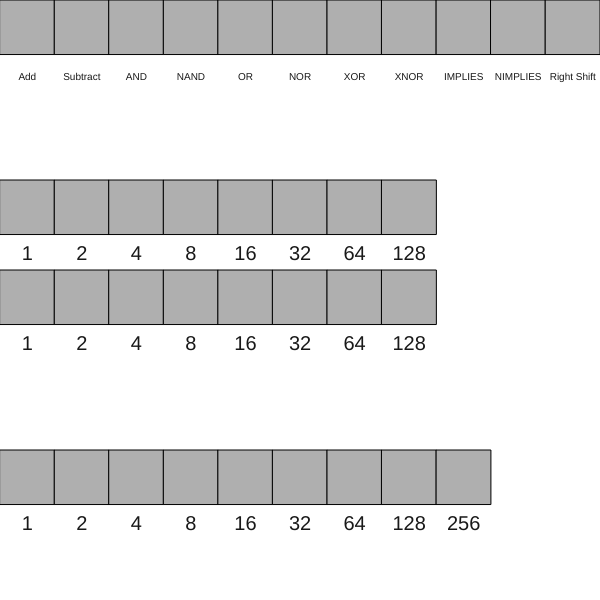
Frame 1 (no input)
Frame 60 (no input): identical to frame 1, image omitted
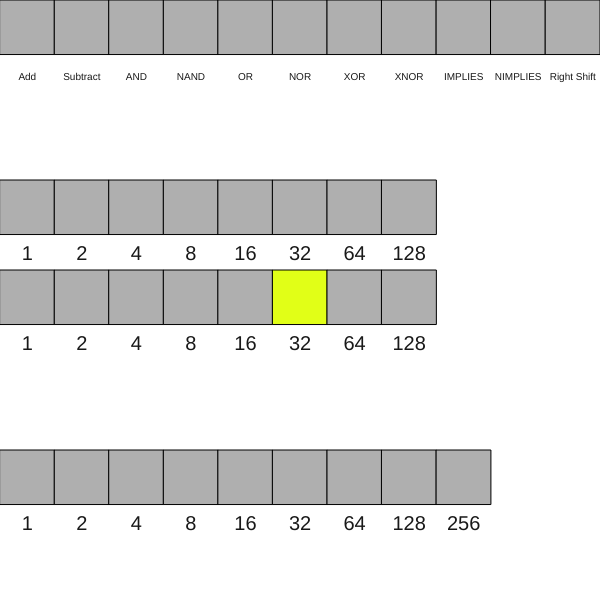
Frame 120 (the mouse pressed at the canvas centre since frame 60)

The p5.js sketch that drew these frames (run headless with seeded random() and noise() and a simulated clock; from frame 60 on, the mouse is pressed at the canvas centre):

// p5.js sketch
// ── sketch.js
const ROWS = 11
const COLS = 11

function setup(){

    createCanvas(600,600)
    textAlign(CENTER)
}

let setting = new Array(COLS).fill(false)
let inputA = new Array(COLS-3).fill(false)
let inputB = new Array(COLS-3).fill(false)
let outputA = new Array(COLS-2).fill(false)
let carryA = [false]

function draw(){

    background(255)
    rectWidth = width / COLS
    addBit(11,0)
    addBit(8,180)
    addBit(8,270)
    addBit(9,450)

    updateBit(setting, 0, 0)
    updateBit(inputA, 180, 3)
    updateBit(inputB, 270, 3)
    
    mousePressed()
    mouseReleased()
    fill(25)

    textSize(10)
    // Text under settings
    for(let i = 0; i < COLS; i++){
        let settingText = ['Add','Subtract','AND','NAND','OR','NOR','XOR','XNOR','IMPLIES','NIMPLIES','Right Shift']
        text(settingText[i], (rectWidth /2) + i * rectWidth, 80)
    }

    textSize(20)
    // Text under InputA
    for(let i = 0; i < COLS - 3; i++){
        let x = i
        text(2 ** i,(rectWidth / 2) + i * rectWidth, 260)
    }

    // Text under InputB
    for(let i = 0; i < COLS - 3; i++){

        text(2 ** i,(rectWidth / 2) + i * rectWidth, 350)
    }

    //Text under OutputA
    for(let i = 0; i < COLS - 2; i++){

        text(2 ** i,(rectWidth / 2) + i * rectWidth, 530)
    }

    //What setting
    if(setting[0] == true){

        bitAddition();
    } else

    if(setting[1] == true){

        bitSubtraction();
    } else

    if(setting[2] == true){

        bitAND();
    } else

    if(setting[3] == true){

        bitNAND();
    } else

    if(setting[4] == true){

        bitOR();
    } else

    if(setting[5] == true){

        bitNOR();
    } else

    if(setting[6] == true){

        bitXOR();
    } else

    if(setting[7] == true){

        bitXNOR();
    } else

    if(setting[8] == true){

        bitImplies();
    } else 

    if(setting[9] == true){

        bitNImplies();
    } else

    if(setting[10] == true){

        bitRightShift();
    } else {

        outputA.fill(false)
    }
}


function addBit(l, y){

    for(let i = 0; i < l; i++){

        if (setting[i] == true && y == 0){

            fill(225,255,23)
        } 

        if (setting[i] == false && y == 0){

            fill(175)
        }

        if (inputA[i] == true && y == 180 && i < l){

            fill(225,255,23)
        }

        if (inputA[i] == false && y == 180 && i < l){

            fill(175)
        }

        if (inputB[i] == true && y == 270 && i < l){

            fill(225,255,23)
        }

        if (inputB[i] == false && y == 270 && i < l){

            fill(175)
        }

        if (outputA[i] == true && y == 450){

            fill(225,255,23)
        }

        if (outputA[i] == false && y == 450){

            fill(175)
        }
        rect(i * rectWidth, y, rectWidth, rectWidth)
    }
}

function updateBit(input, y, l){

    for(let i = 0; i < COLS + -l; i++){

        if (isMouseOverRect(i * rectWidth, y, rectWidth, rectWidth) && mouseClick == true){

            if(input[i] < 1){
                
                input[i] = true
                outputA[i] = false
            } else {
                
                input[i] = false
            }
        }

    }
}

function isMouseOverRect(x, y, w, h){

    return mouseX > x && mouseX < x + w && mouseY > y && mouseY < y + h
}

function mousePressed(){

  //  bitAddition()
    mouseClick = true
}

function mouseReleased(){

    mouseClick = false
}

function bitAddition(){

    for(let i = 0; i < COLS; i++){
        
        if (carryA[i] == false){

            if(inputA[i] == true && inputB[i] == true){

                outputA[i] = false
                carryA[i + 1] = true 
            } else 
                if(inputA[i] == true || inputB[i] == true){

                    outputA[i] = true
                    carryA[i + 1] = false
            } else {

                outputA[i] = false
                carryA[i + 1] = false
            }
        } else {

            if(inputA[i] == true && inputB[i] == true){

                outputA[i] = true
                carryA[i + 1] = true
            } else
                if(inputA[i] == true || inputB[i] == true){

                    outputA[i] = false
                    carryA[i + 1] = true
                } else {

                    outputA[i] = true
                }
        }
    }    
}

function bitSubtraction(){

    for(let i = inputA.length; i > 0; i--){

        if(intputA[i] && intputB[i]){

            outputA[i] = false
        }
    }
}

function bitAND(){

    for(let i = 0; i < COLS; i++){

        if(inputA[i] && inputB[i]){

            outputA[i] = true
        }
    }
}

function bitNAND(){

    for(let i = 0; i < COLS; i++){

        if(!(inputA[i] && inputB[i])){

            outputA[i] = true
        }
    }
}

function bitOR(){

    for(let i = 0; i < COLS; i++){

        if(inputA[i] || inputB[i]){

            outputA[i] = true
        }
    }
}

function bitNOR(){

    for(let i = 0; i < COLS; i++){

        if(!(inputA[i] || inputB[i])){

            outputA[i] = true
        }
    }
}

function bitXOR(){

    for(let i = 0; i < COLS; i++){

        if(!(inputA[i] && inputB[i])){

            if(inputA[i] || inputB[i]){

                outputA[i] = true
            }
        }
    }
}

function bitXNOR(){

    for(let i = 0; i < COLS; i++){

        if((inputA[i] && inputB[i]) || (!inputA[i] && !inputB[i])){        

            outputA[i] = true            
        }
    }
}

function bitImplies(){


}

function bitNImplies(){


}

function bitRightShift(){


}

function keyPressed(){

    for(let i = 0; i < COLS; i++){

    inputA[i] = false
    inputB[i] = false
    setting[i] = false
    }    
}

function updateAnswer(){

    for(let i = 0; i < outputA.length; i++){

        if(inputA(i)){

        }
    }
}
